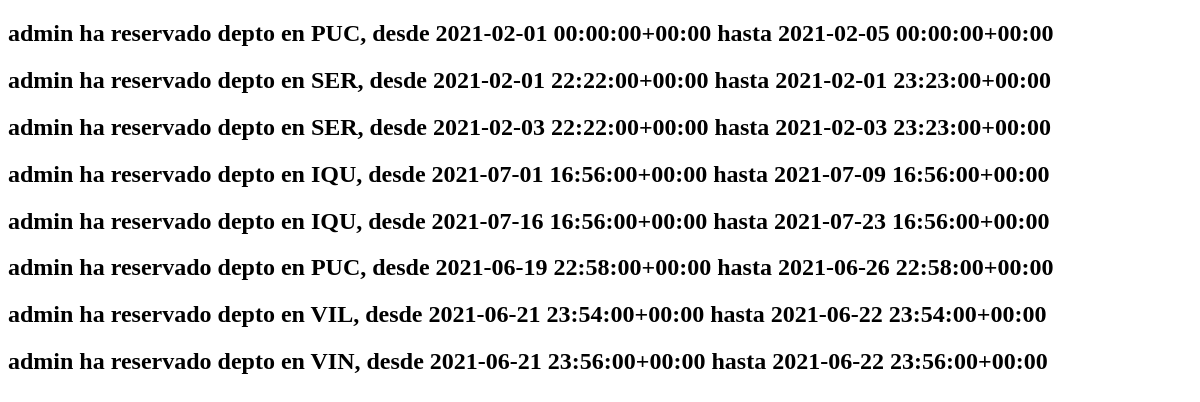
/reserva_list/ (signed in), run on an earlier commit of the app's database.
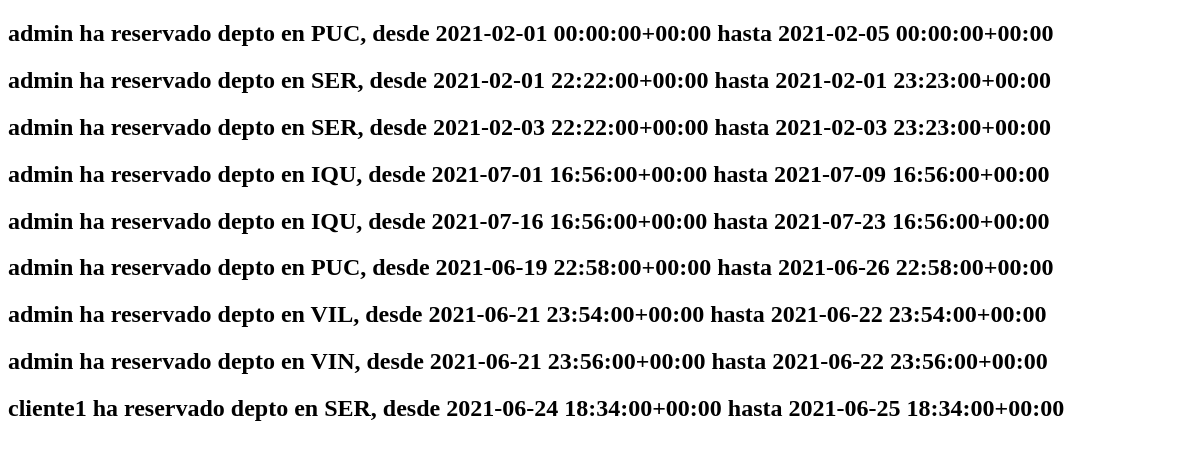
And on a later commit of the database.
### arriendo/models.py (models this page shows)
class Reserva(models.Model):
    user = models.ForeignKey(settings.AUTH_USER_MODEL, on_delete=models.CASCADE)
    depto = models.ForeignKey(Depto, on_delete=models.CASCADE)
    check_in = models.DateTimeField()
    check_out = models.DateTimeField()
    def __str__(self):
        return f'{self.user} ha reservado depto en {self.depto}, desde {self.check_in} hasta {self.check_out}'

class Depto(models.Model):
    DEPTO_CATEGORIES = (
        ('VIN','Vina del Mar'),
        ('SER','La Serena'),
        ('PUC','Pucon'),
        ('VIL','Villarrica'),
        ('VAL','Valdivia'),
        ('IQU','Iquique'),
        ('FRU','Frutillar'),
    )
    category = models.CharField(max_length=3, choices=DEPTO_CATEGORIES,default='Iquique')
    precio = models.IntegerField()
    capacidad = models.IntegerField()
    camas = models.IntegerField()
    def __str__(self):
        return self.category

### arriendo/views.py (the view)
# urls.py: path('reserva_list/', ReservaList.as_view(),name='ReservaList'),#"as_view" pq en views.py esta declaraddo como clase y no como funcion
class ReservaList(ListView):
    model = Reserva
    def get_queryset(self,*args, **kwargs):
        if self.request.user.is_staff:
            reserva_list = Reserva.objects.all()
            return reserva_list
        else:
            reserva_list = Reserva.objects.filter(user=self.request.user)
            return reserva_list

### arriendo/templates/arriendo/reserva_list.html (shortened to what this page needs)
<!DOCTYPE html>
<html lang="en">
<head>
</head>
<body>
    {% for reserva in reserva_list %}
    <h2>{{reserva}}</h2>
    {% endfor %}
</body>
</html>

What changed in the data, as far as the page shows it:
added Reserva: user+depto+check_in "cliente1 ha reservado depto en SER, desde 2021-06-24 18:34:00+00:00 hasta 2021-06-25 18:34:00+00:00"
